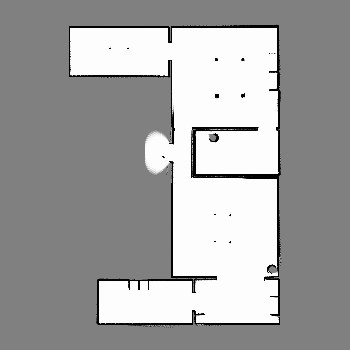
%> input picture data/house.png, 350 x 350 px
$ octave EKF_Validation.m   (GNU Octave 9; MATLAB toolbox functions it lacks are replaced by stand-ins)
%> lines starting %> are read from the running program, lines starting %| are printed output that depends on the picture
### matlab/utils/loadMap.m
function [map] = loadMap(map_name, flip)
%> called with map_name = '../data/house.png', flip = true

    if nargin < 2
        flip = false;
    end
    try
        image_name = sprintf('../maps/%s_grid5.png', map_name);
        image = imread(image_name);

    catch
        image = imread(map_name);
%> image is the input picture: size 350x350 uint8; min 2, max 253, mean 163
    end

    map = 1 - double(image(:, :, 1)) ./ 255;
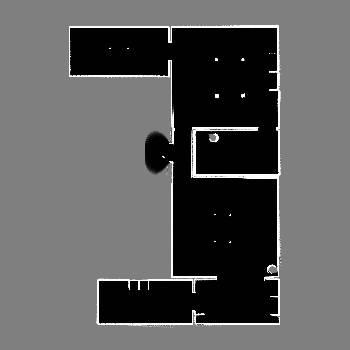
%> map: size 350x350 double; min 0.00784, max 0.992, mean 0.361

    if flip
        map = flipud(map);
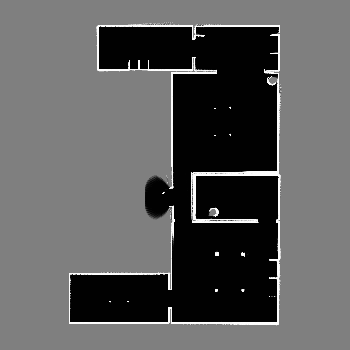
%> map: size 350x350 double; min 0.00784, max 0.992, mean 0.361; mean of the top-left, top-right, bottom-left and bottom-right quarters 0.455, 0.286, 0.415, 0.288
    end
end

### matlab/validations/W5/EKF_Validation.m
rosshutdown; clear; close all;

% path = pathPlanning("../data/house.png", "../data/house_path1", true);
%
% Definitions
params.kv = 2.0;
params.ki = 0.1;
params.ks = 3.0;
params.distance = 0.1;
params.vMax = 0.14;
params.wMax = 2.8;
params.rate = 50;
params.T = 6000;
params.dt = 0.05;
params.toleranceError = 0.2;
params.ekf = true;
params.estimatePose = false;

mapParams.map = loadMap("../data/house.png", true);
mapParams.scale = 20;
mapParams.origin = 175;
mapParams.size = 350;
mapParams.maxRange = 3;

avoidance = "vfh";
avoidParams.windowSize    = 10;
avoidParams.sectorWidth    = pi/36;                 % angular resolution (~5 deg)
avoidParams.numSectors     = round(2*pi / avoidParams.sectorWidth);
avoidParams.valleyMinWidth = 18;
avoidParams.threshold      = 0.6;
avoidParams.smoothSigma    = 1.5;

% [7 lines of commented-out code are left out]
%> (the run ends here)
